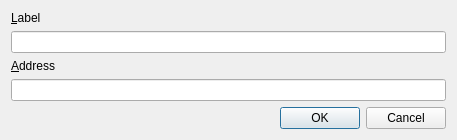
<?xml version="1.0" encoding="UTF-8"?>
<ui version="4.0">
 <class>EditAddressDialog</class>
 <widget class="QDialog" name="EditAddressDialog">
  <property name="geometry">
   <rect>
    <x>0</x>
    <y>0</y>
    <width>457</width>
    <height>126</height>
   </rect>
  </property>
  <property name="windowTitle">
   <string>Edit Address</string>
  </property>
  <layout class="QVBoxLayout" name="verticalLayout">
   <item>
    <layout class="QVBoxLayout" name="verticalLayout_2">
     <item>
      <widget class="QLabel" name="label">
       <property name="text">
        <string>&amp;Label</string>
       </property>
       <property name="buddy">
        <cstring>labelEdit</cstring>
       </property>
      </widget>
     </item>
     <item>
      <widget class="QLineEdit" name="labelEdit">
       <property name="toolTip">
        <string>The label associated with this address list entry</string>
       </property>
      </widget>
     </item>
     <item>
      <widget class="QLabel" name="label_2">
       <property name="text">
        <string>&amp;Address</string>
       </property>
       <property name="buddy">
        <cstring>addressEdit</cstring>
       </property>
      </widget>
     </item>
     <item>
      <widget class="QValidatedLineEdit" name="addressEdit">
       <property name="sizePolicy">
        <sizepolicy hsizetype="Expanding" vsizetype="Fixed">
         <horstretch>0</horstretch>
         <verstretch>0</verstretch>
        </sizepolicy>
       </property>
       <property name="toolTip">
        <string>The address associated with this address list entry. This can only be modified for sending addresses.</string>
       </property>
      </widget>
     </item>
    </layout>
   </item>
   <item>
    <widget class="QDialogButtonBox" name="buttonBox">
     <property name="orientation">
      <enum>Qt::Horizontal</enum>
     </property>
     <property name="standardButtons">
      <set>QDialogButtonBox::Cancel|QDialogButtonBox::Ok</set>
     </property>
    </widget>
   </item>
  </layout>
 </widget>
 <customwidgets>
  <customwidget>
   <class>QValidatedLineEdit</class>
   <extends>QLineEdit</extends>
   <header>qvalidatedlineedit.h</header>
  </customwidget>
 </customwidgets>
 <resources/>
 <connections>
  <connection>
   <sender>buttonBox</sender>
   <signal>accepted()</signal>
   <receiver>EditAddressDialog</receiver>
   <slot>accept()</slot>
   <hints>
    <hint type="sourcelabel">
     <x>20</x>
     <y>20</y>
    </hint>
    <hint type="destinationlabel">
     <x>20</x>
     <y>20</y>
    </hint>
   </hints>
  </connection>
  <connection>
   <sender>buttonBox</sender>
   <signal>rejected()</signal>
   <receiver>EditAddressDialog</receiver>
   <slot>reject()</slot>
   <hints>
    <hint type="sourcelabel">
     <x>20</x>
     <y>20</y>
    </hint>
    <hint type="destinationlabel">
     <x>20</x>
     <y>20</y>
    </hint>
   </hints>
  </connection>
 </connections>
</ui>
